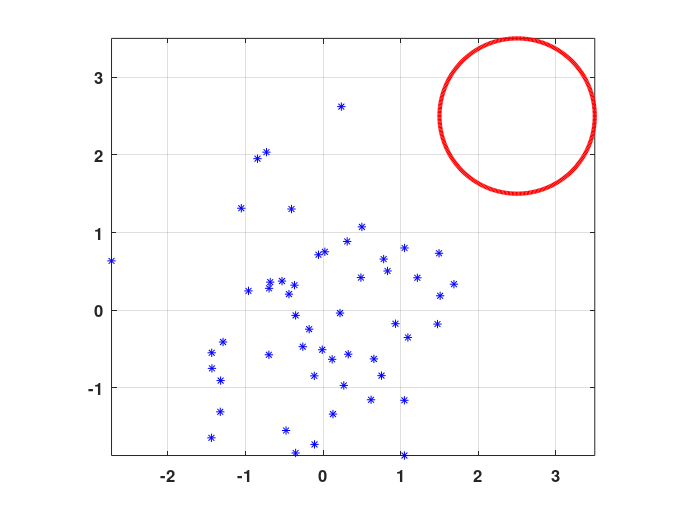

Recreate this plot in MATLAB. (Note: this script raises an error after producing the figure.)
clear
close all

%%============== define useful parameters

Epoch = 200;
pc = 0.5;   % ratio of parent selection
pm = 0.5;   % ratio used in mutation
sig = 0.01; % standard deviation


%% define circle

x_c = 2.5;  % x coordinate of the center
y_c = 2.5;  % y coordinate of the center
r = 1;      % radius
phi = 0:360;

cir_x = x_c + r*cos(phi*pi/180);
cir_y = y_c + r*sin(phi*pi/180);

cir = [cir_x; cir_y];

scrcz = get(0, 'ScreenSize');
figure('Units', 'pixels',...
    'Position', [600, scrcz(4)*1/3 scrcz(4)*2/3 scrcz(4)*1/2],...
    'PaperPositionMode', 'Auto');
hAx = gca;
plot(cir_x, cir_y, 'r-', 'LineWidth', 3);
set(gca, 'FontSize', 12, 'FontWeight', 'bold');
grid;
axis image;
hold on;
%%%================ 
%% Main Part
%%%================

% Initialize population
pop_size = 52;
population_x = randn(1, pop_size);
population_y = randn(1, pop_size);

population = [population_x; population_y];
plot(population_x, population_y, 'b*');

% run the EC

for epoch = 1:Epoch
    % parent selection
    fitness = fitness_function(cir, population);
    [junk, index] = sort(fitness);
    stop_index = pop_size*pc;

    parents = population(:, index(1:stop_index));

    %recombination
    shuffle_seq = randperm(stop_index);
    children_recom = pmx_recombination(parents);

    % mutation
    children = perm_mutation(children_recom, pm);

    % form new generation
    pool = [children population];
    fitness = fitness_function(cir, pool);
    [junk index] = sort(fitness);
    population = pool(:, index(1:pop_size));
    population(:,1);
    for i=1:length(population)
        plot(hAx, population(1, 1),  population(2, 1), 'r.');
        drawnow;
    end
end




